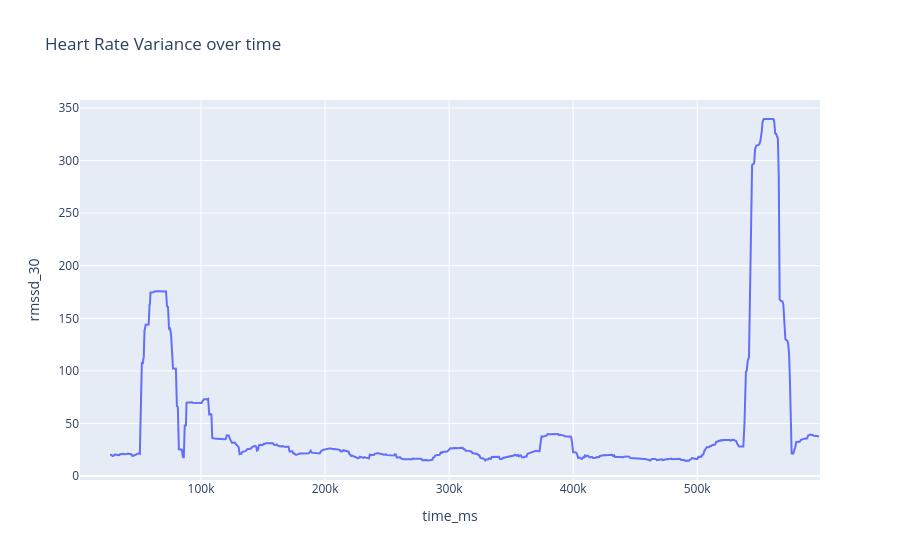

Notebook source saved alongside this figure:
### Code cell
rr_diff = np.diff(hrv_df["rr_ms"])

hrv_df["rmssd_30"] = (
    pd.Series(rr_diff**2)
    .rolling(30)
    .mean()
    .pow(0.5)
)

px.line(
    hrv_df.iloc[1:],
    x="time_ms",
    y="rmssd_30",
    title="RMSSD Over Time"
)

### Figure 1 — Plotly figure (JSON) as saved in the notebook; plotly's stock layout.template omitted (floating-point values rounded to 4 significant figures; data arrays with more than 128 entries replaced by an {"elided": "..."} marker saying what was removed)
{"data": [{"hovertemplate": "time_ms=%{x}<br>rmssd_30=%{y}<extra></extra>", "legendgroup": "", "line": {"color": "#636efa", "dash": "solid"}, "marker": {"symbol": "circle"}, "mode": "lines", "name": "", "orientation": "v", "showlegend": false, "type": "scatter", "x": {"elided": "753 float values"}, "xaxis": "x", "y": {"elided": "753 float values"}, "yaxis": "y"}], "layout": {"legend": {"tracegroupgap": 0}, "title": {"text": "Heart Rate Variance over time"}, "xaxis": {"anchor": "y", "domain": [0, 1], "title": {"text": "time_ms"}}, "yaxis": {"anchor": "x", "domain": [0, 1], "title": {"text": "rmssd_30"}}}}
